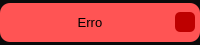
     <widget class="QFrame" name="top_bar">
      <property name="minimumSize">
       <size>
        <width>0</width>
        <height>34</height>
       </size>
      </property>
      <property name="maximumSize">
       <size>
        <width>16777215</width>
        <height>45</height>
       </size>
      </property>
      <property name="styleSheet">
       <string notr="true">background-color: rgb(11, 11, 11);</string>
      </property>
      <property name="frameShape">
       <enum>QFrame::NoFrame</enum>
      </property>
      <property name="frameShadow">
       <enum>QFrame::Raised</enum>
      </property>
      <layout class="QHBoxLayout" name="horizontalLayout_2">
       <property name="spacing">
        <number>0</number>
       </property>
       <property name="leftMargin">
        <number>0</number>
       </property>
       <property name="topMargin">
        <number>3</number>
       </property>
       <property name="rightMargin">
        <number>0</number>
       </property>
       <property name="bottomMargin">
        <number>3</number>
       </property>
       <item>
        <widget class="QFrame" name="frame_erro">
         <property name="maximumSize">
          <size>
           <width>550</width>
           <height>16777215</height>
          </size>
         </property>
         <property name="styleSheet">
          <string notr="true">background-color: rgb(255, 84, 84);
border-radius: 10px;</string>
         </property>
         <property name="frameShape">
          <enum>QFrame::NoFrame</enum>
         </property>
         <property name="frameShadow">
          <enum>QFrame::Raised</enum>
         </property>
         <layout class="QHBoxLayout" name="horizontalLayout_3">
          <property name="spacing">
           <number>0</number>
          </property>
          <property name="leftMargin">
           <number>5</number>
          </property>
          <property name="topMargin">
           <number>0</number>
          </property>
          <property name="rightMargin">
           <number>5</number>
          </property>
          <property name="bottomMargin">
           <number>0</number>
          </property>
          <item>
           <widget class="QLabel" name="label_erro">
            <property name="font">
             <font>
              <family>Segoe UI</family>
              <pointsize>10</pointsize>
             </font>
            </property>
            <property name="text">
             <string>Erro</string>
            </property>
            <property name="alignment">
             <set>Qt::AlignCenter</set>
            </property>
           </widget>
          </item>
          <item>
           <widget class="QPushButton" name="bt_cl_popup">
            <property name="maximumSize">
             <size>
              <width>20</width>
              <height>20</height>
             </size>
            </property>
            <property name="cursor">
             <cursorShape>PointingHandCursor</cursorShape>
            </property>
            <property name="styleSheet">
             <string notr="true">QPushButton {
	border-radius: 5px;
	background-image: url(:/close_img/imagens/cil-x.png);
	background-position: center;
	background-color: rgb(190, 0, 0);
}
QPushButton:hover{
	color: rgb(255, 255, 255);
	background-color: rgb(165, 0, 0);
}
QPushButton:pressed {
	color: rgb(255, 255, 255);
	background-color: rgb(190, 0, 0);
}</string>
            </property>
            <property name="text">
             <string/>
            </property>
           </widget>
          </item>
         </layout>
        </widget>
       </item>
      </layout>
     </widget>
